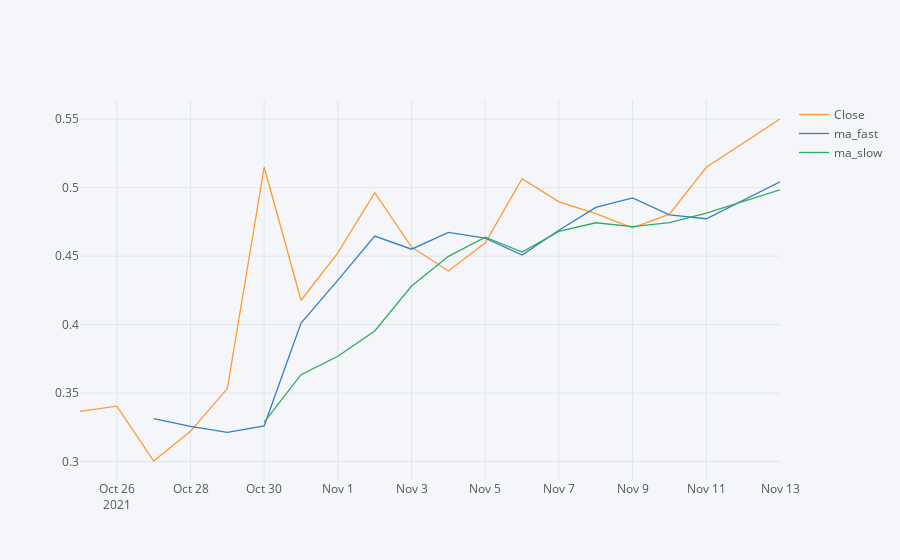
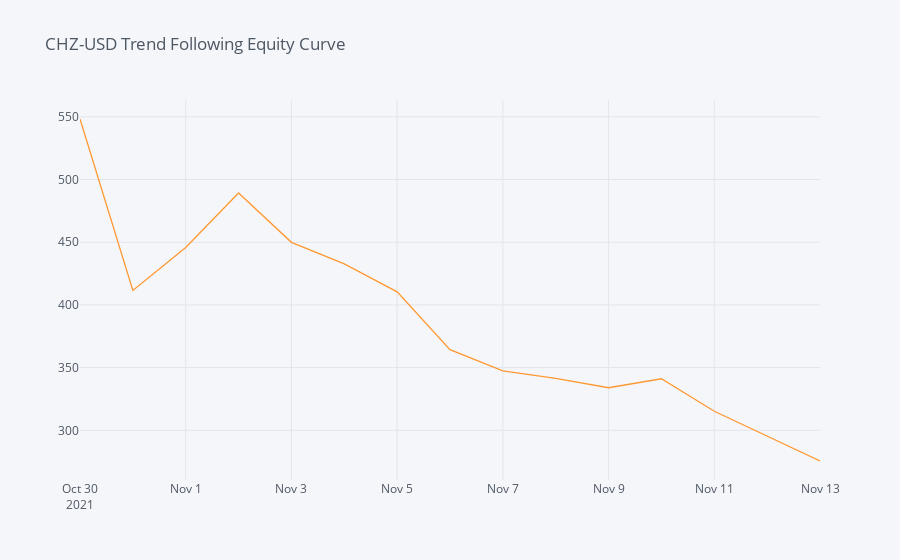
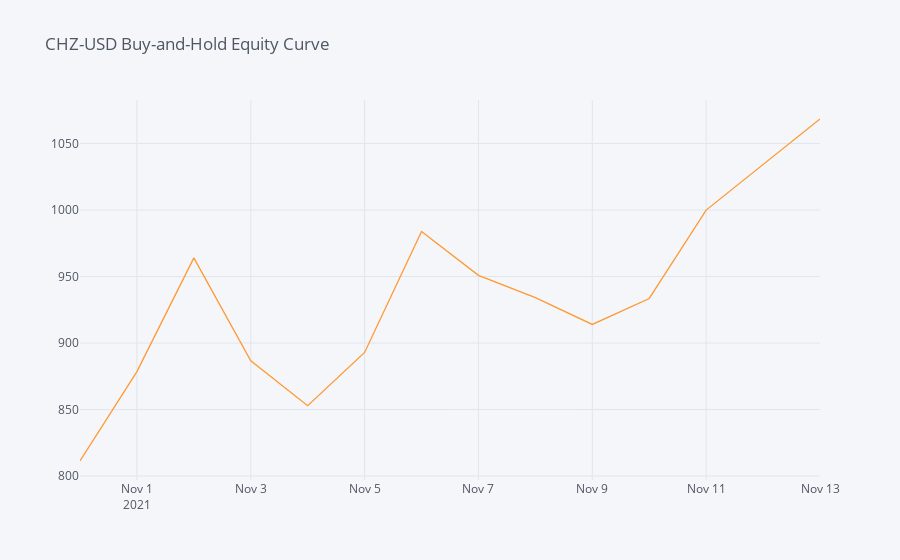

Notebook cell for these charts, in order:
### Code cell
fun_with_assignment_2(symbol='CHZ-USD',
                      allocation=1,
                      starting_capital=1000,
                      short_trend=3,
                      long_trend=6,
                      start_date='2021-10-25',
                      end_date=None)

### Figure 1 — Plotly figure (JSON) as saved in the notebook; plotly's stock layout.template omitted (floating-point values rounded to 4 significant figures)
{"data": [{"name": "Close", "text": "", "mode": "lines", "y": [0.3366, 0.3405, 0.3004, 0.3221, 0.3533, 0.5149, 0.4178, 0.4524, 0.4964, 0.4566, 0.4392, 0.4598, 0.5067, 0.4896, 0.481, 0.4706, 0.4807, 0.5149, 0.5502], "x": ["2021-10-25", "2021-10-26", "2021-10-27", "2021-10-28", "2021-10-29", "2021-10-30", "2021-10-31", "2021-11-01", "2021-11-02", "2021-11-03", "2021-11-04", "2021-11-05", "2021-11-06", "2021-11-07", "2021-11-08", "2021-11-09", "2021-11-10", "2021-11-11", "2021-11-13"], "line": {"color": "rgba(255, 153, 51, 1.0)", "dash": "solid", "shape": "linear", "width": 1.3}, "type": "scatter"}, {"name": "ma_fast", "text": "", "mode": "lines", "y": ["", "", 0.3314, 0.3257, 0.3212, 0.3261, 0.4012, 0.4324, 0.4647, 0.4551, 0.4673, 0.4631, 0.4508, 0.4689, 0.4856, 0.4925, 0.4801, 0.4773, 0.5042], "x": ["2021-10-25", "2021-10-26", "2021-10-27", "2021-10-28", "2021-10-29", "2021-10-30", "2021-10-31", "2021-11-01", "2021-11-02", "2021-11-03", "2021-11-04", "2021-11-05", "2021-11-06", "2021-11-07", "2021-11-08", "2021-11-09", "2021-11-10", "2021-11-11", "2021-11-13"], "line": {"color": "rgba(55, 128, 191, 1.0)", "dash": "solid", "shape": "linear", "width": 1.3}, "type": "scatter"}, {"name": "ma_slow", "text": "", "mode": "lines", "y": ["", "", "", "", "", 0.3287, 0.3634, 0.3768, 0.3954, 0.4281, 0.4499, 0.4639, 0.4529, 0.4681, 0.4744, 0.4716, 0.4745, 0.4815, 0.4984], "x": ["2021-10-25", "2021-10-26", "2021-10-27", "2021-10-28", "2021-10-29", "2021-10-30", "2021-10-31", "2021-11-01", "2021-11-02", "2021-11-03", "2021-11-04", "2021-11-05", "2021-11-06", "2021-11-07", "2021-11-08", "2021-11-09", "2021-11-10", "2021-11-11", "2021-11-13"], "line": {"color": "rgba(50, 171, 96, 1.0)", "dash": "solid", "shape": "linear", "width": 1.3}, "type": "scatter"}], "layout": {"title": {"font": {"color": "#4D5663"}}, "paper_bgcolor": "#F5F6F9", "plot_bgcolor": "#F5F6F9", "yaxis": {"tickfont": {"color": "#4D5663"}, "zerolinecolor": "#E1E5ED", "title": {"text": "", "font": {"color": "#4D5663"}}, "gridcolor": "#E1E5ED", "showgrid": true}, "xaxis": {"tickfont": {"color": "#4D5663"}, "zerolinecolor": "#E1E5ED", "title": {"text": "", "font": {"color": "#4D5663"}}, "gridcolor": "#E1E5ED", "showgrid": true}, "legend": {"bgcolor": "#F5F6F9", "font": {"color": "#4D5663"}}}}

### Figure 2 — Plotly figure (JSON) as saved in the notebook; plotly's stock layout.template omitted (floating-point values rounded to 4 significant figures)
{"data": [{"name": "account_val", "text": "", "mode": "lines", "y": [548.3, 411.6, 445.7, 489.3, 449.9, 432.7, 410.4, 364.3, 347.5, 341.4, 334.0, 341.1, 315.2, 275.5], "x": ["2021-10-30", "2021-10-31", "2021-11-01", "2021-11-02", "2021-11-03", "2021-11-04", "2021-11-05", "2021-11-06", "2021-11-07", "2021-11-08", "2021-11-09", "2021-11-10", "2021-11-11", "2021-11-13"], "line": {"color": "rgba(255, 153, 51, 1.0)", "dash": "solid", "shape": "linear", "width": 1.3}, "type": "scatter"}], "layout": {"title": {"text": "CHZ-USD Trend Following Equity Curve", "font": {"color": "#4D5663"}}, "paper_bgcolor": "#F5F6F9", "plot_bgcolor": "#F5F6F9", "yaxis": {"tickfont": {"color": "#4D5663"}, "zerolinecolor": "#E1E5ED", "title": {"text": "", "font": {"color": "#4D5663"}}, "gridcolor": "#E1E5ED", "showgrid": true}, "xaxis": {"tickfont": {"color": "#4D5663"}, "zerolinecolor": "#E1E5ED", "title": {"text": "", "font": {"color": "#4D5663"}}, "gridcolor": "#E1E5ED", "showgrid": true}, "legend": {"bgcolor": "#F5F6F9", "font": {"color": "#4D5663"}}}}

### Figure 3 — Plotly figure (JSON) as saved in the notebook; plotly's stock layout.template omitted (floating-point values rounded to 4 significant figures)
{"data": [{"name": "Close", "text": "", "mode": "lines", "y": [811.3, 878.5, 964.0, 886.7, 852.9, 892.9, 983.9, 950.9, 934.1, 914.0, 933.5, 999.9, 1068.0], "x": ["2021-10-31", "2021-11-01", "2021-11-02", "2021-11-03", "2021-11-04", "2021-11-05", "2021-11-06", "2021-11-07", "2021-11-08", "2021-11-09", "2021-11-10", "2021-11-11", "2021-11-13"], "line": {"color": "rgba(255, 153, 51, 1.0)", "dash": "solid", "shape": "linear", "width": 1.3}, "type": "scatter"}], "layout": {"title": {"text": "CHZ-USD Buy-and-Hold Equity Curve", "font": {"color": "#4D5663"}}, "paper_bgcolor": "#F5F6F9", "plot_bgcolor": "#F5F6F9", "yaxis": {"tickfont": {"color": "#4D5663"}, "zerolinecolor": "#E1E5ED", "title": {"text": "", "font": {"color": "#4D5663"}}, "gridcolor": "#E1E5ED", "showgrid": true}, "xaxis": {"tickfont": {"color": "#4D5663"}, "zerolinecolor": "#E1E5ED", "title": {"text": "", "font": {"color": "#4D5663"}}, "gridcolor": "#E1E5ED", "showgrid": true}, "legend": {"bgcolor": "#F5F6F9", "font": {"color": "#4D5663"}}}}
